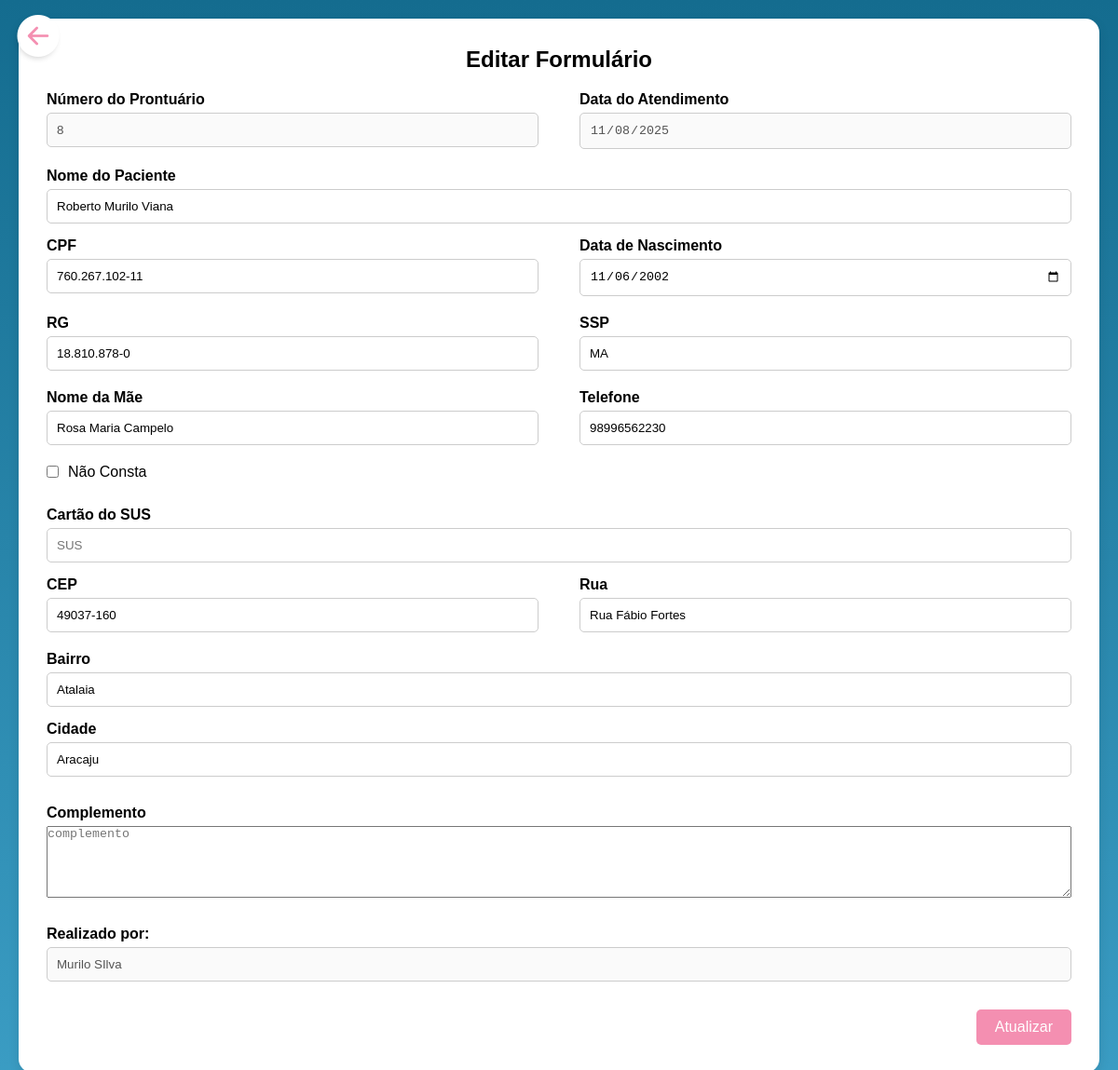
/pages/edit/formularioEdit.php?id=14 (signed in), run on the app's committed database.
### tables this page shows
CREATE TABLE `tbl_prontuario` (
  `id` int(11) NOT NULL,
  `numero_prontuario` int(11) NOT NULL,
  `data_atendimento` date NOT NULL,
  `id_paciente` int(11) NOT NULL,
  `id_user` int(11) NOT NULL,
  `registro` timestamp NOT NULL DEFAULT current_timestamp()
);

CREATE TABLE `tbl_paciente` (
  `id` int(11) NOT NULL,
  `nome` varchar(255) NOT NULL,
  `data_nascimento` date NOT NULL,
  `nome_mae` varchar(255) NOT NULL,
  `mae_nao_consta` tinyint(1) NOT NULL,
  `cpf` varchar(14) NOT NULL,
  `rg` varchar(50) NOT NULL,
  `ssp` varchar(10) NOT NULL,
  `telefone` varchar(50) NOT NULL,
  `cartao_sus` varchar(255) NOT NULL,
  `id_endereco` int(11) NOT NULL,
  `registro` timestamp NOT NULL DEFAULT current_timestamp()
);

CREATE TABLE `tbl_endereco` (
  `id` int(11) NOT NULL,
  `cep` varchar(9) NOT NULL,
  `rua` varchar(255) NOT NULL,
  `bairro` varchar(255) NOT NULL,
  `cidade` varchar(255) NOT NULL,
  `complemento` text NOT NULL
);

CREATE TABLE `tbl_users` (
  `id` int(11) NOT NULL,
  `id_tipo_usuario` int(11) NOT NULL,
  `nome` varchar(255) NOT NULL,
  `matricula` varchar(50) NOT NULL,
  `cpf` varchar(11) NOT NULL,
  `senha` varchar(255) NOT NULL,
  `data_registro` timestamp NOT NULL DEFAULT current_timestamp() ON UPDATE current_timestamp()
);

### pages/edit/formularioEdit.php (the view, shortened to what this page needs)
<?php
    include('../../db/conexao.php');
    $mysqli->set_charset("utf8");
    $id = $_GET['id'] ?? '';
    $id = trim($id);
?>
<!DOCTYPE html>
<html lang="en">
<head>
    <link rel="stylesheet" href="https://cdn.jsdelivr.net/npm/bootstrap-icons@1.10.5/font/bootstrap-icons.css">
    <link rel="stylesheet" href="../../css/formulario.css">
</head>
<body>
    <div class="back-btn">
        <a href="../evolucao/prontuarios.php"><i class="bi bi-arrow-left-circle-fill" id="iconeVoltar"></i></a>
    </div>
    <form method="post" class="container">
        <h2>Editar Formulário</h2>
        <?php
            try {
                $stmt_sql = $mysqli->prepare("SELECT pr.id AS prontuarioId, pr.numero_prontuario, pr.data_atendimento , pa.nome, pa.cpf, pa.data_nascimento,
                pa.rg, pa.ssp, pa.nome_mae, pa.mae_nao_consta,
                pa.telefone, pa.cartao_sus,
                en.id AS enderecoId, en.cep, en.rua, en.bairro, en.cidade, en.complemento, us.nome AS nome_user
                FROM tbl_prontuario pr
                JOIN tbl_paciente pa ON pa.id = pr.id_paciente
                JOIN tbl_endereco en ON en.id = pa.id_endereco
                JOIN tbl_users us ON us.id = pr.id_user
                WHERE pr.id = ?
                LIMIT 1;");
                $stmt_sql->bind_param("i", $id);
                $stmt_sql->execute();
                $result = $stmt_sql->get_result();
                if($result->num_rows == 0) {
                    echo "<p style='text-align:center; color:gray;'>Prontuário não encontrado.</p>";
                } else {
                    while($row = $result->fetch_assoc()) {
                            $numero_prontuario = htmlspecialchars($row['numero_prontuario']);
                            $data_atendimento = htmlspecialchars($row['data_atendimento']);
                            $nome = htmlspecialchars($row['nome']);
                            $cpf = htmlspecialchars($row['cpf']);
                            $data_nascimento = htmlspecialchars($row['data_nascimento']);
                            $rg = htmlspecialchars($row['rg']);
                            $ssp = htmlspecialchars($row['ssp']);
                            $nome_mae = htmlspecialchars($row['nome_mae']);
                            $mae_nao_consta = htmlspecialchars($row['mae_nao_consta']);
                            $telefone = htmlspecialchars($row['telefone']);
                            $cartao_sus = htmlspecialchars($row['cartao_sus']);
                            $cep = htmlspecialchars($row['cep']);
                            $rua = htmlspecialchars($row['rua']);
                            $bairro = htmlspecialchars($row['bairro']);
                            $cidade = htmlspecialchars($row['cidade']);
                            $complemento = htmlspecialchars($row['complemento']);
                            $nome_user = htmlspecialchars($row['nome_user']);
        ?>
        <div class="form-row">
            <div class="form-group">
                <label for="prontuario">Número do Prontuário</label>
                <input type="number" id="numero_prontuario" value="<?php echo $numero_prontuario ?>" name="numero_prontuario" placeholder="Nº Prontuário" disabled>
            </div>
            <div class="form-group">
                <label for="atendimento">Data do Atendimento</label>
                <input type="date" id="data_atendimento" value="<?php echo date("Y-m-d", strtotime($data_atendimento)) ?>" name="data_atendimento" placeholder="Dia / Mês / Ano" disabled>
            </div>
        </div>
        <div class="form-group">
            <label for="nome">Nome do Paciente</label>
            <input type="text" id="nome" value="<?php echo $nome ?>" name="nome" placeholder="Nome" required>
        </div>
        <div class="form-row">
            <div class="form-group">
                <label for="cpf">CPF</label>
                <input type="text" id="cpf" value="<?php echo $cpf ?>" name="cpf" placeholder="CPF" required>
            </div>
            <div class="form-group">
                <label for="nascimento">Data de Nascimento</label>
                <input type="date" id="nascimento" value="<?php echo date('Y-m-d', strtotime($data_nascimento)) ?>" name="data_nascimento" placeholder="Dia / Mês / Ano" required>
            </div>
        </div>
        <div class="form-row">
            <div class="form-group">
                <label for="rg">RG</label>
                <input type="text" id="rg" value="<?php echo $rg ?>" name="rg" placeholder="RG" required>
            </div>
            <div class="form-group">
                <label for="ssp">SSP</label>
                <input type="text" id="ssp" value="<?php echo $ssp ?>" name="ssp" placeholder="SSP" required>
            </div>
        </div>
        <div class="form-row">
            <div class="form-group">
                <label for="nome-mae">Nome da Mãe</label>
                <input type="text" id="nome-mae" value="<?php echo $nome_mae ?>" name="nome_mae" placeholder="Nome da Mãe">
            </div>
            <div class="form-group">
                <label for="telefone">Telefone</label>
                <input type="text" id="telefone" value="<?php echo $telefone ?>" name="telefone" placeholder="Telefone" required>
            </div>
        </div>
        <div class="form-row">
            <div class="checkbox-group">
                <input type="checkbox" id="nao-consta-mae" name="nome_mae_consta"  <?php echo ($mae_nao_consta == 1) ? 'checked': ""; ?>>
                <label for="nao-consta-mae">Não Consta</label>
            </div>
        </div>
        <br>
        <div class="form-group">
            <label for="sus">Cartão do SUS</label>
            <input type="text" id="sus" value="<?php echo $cartao_sus ?>" name="cartao_sus" placeholder="SUS">
        </div>
        <div class="form-row">
            <div class="form-group">
                <label for="cep">CEP</label>
                <input type="text" id="cep" value="<?php echo $cep ?>" name="cep" placeholder="cep" required>
            </div>
            <div class="form-group">
                <label for="rua">Rua</label>
                <input type="text" id="rua" value="<?php echo $rua ?>" name="rua" placeholder="Rua" required>
            </div>
        </div>
        <div class="form-group">
            <div class="form-group">
                <label for="rua">Bairro</label>
                <input type="text" id="bairro" value="<?php echo $bairro ?>" name="bairro" placeholder="bairro" required>
            </div>
            <div class="form-group">
                <label for="cidade">Cidade</label>
                <input type="text" id="cidade" value="<?php echo $cidade ?>" name="cidade" placeholder="Cidade" required>
            </div>
        </div>
        <div class="form-group">
            <div class="form-group">
                <label for="cidade">Complemento</label>
                <textarea rows="5" cols="30" id="complemento" name="complemento" placeholder="complemento"><?php echo htmlspecialchars($complemento) ?></textarea>
            </div>
        </div>
        <div class="form-group">
            <div class="form-group">
                <label for="nome_user">Realizado por:</label>
                <input type="text" id="nome-user" value="<?php echo $nome_user ?>" name="nome_user" placeholder="<?php echo $nome_user ?>" disabled>
            </div>
        </div>
        <?php
                    }
                }
            } catch(Exception $e) {
                echo "<p style='color:red; text-align:center;'>Erro ao buscar formulário.</p>";
                error_log("Error ao bsucar formulário. " . $e->getMessage());
            }
        ?>
        <div class="submit-btn">
            <button type="submit" name="atualizar">Atualizar</button>
        </div>
    </form>
</body>
</html>

### css/formulario.css (style rules this page uses)
* { margin: 0; padding: 0; box-sizing: border-box; }
body { font-family: Arial, sans-serif; display: flex; justify-content: center; align-items: flex-start; padding: 20px; min-height: 100vh; }
.container { background-color: #fff; padding: 30px; border-radius: 15px; box-shadow: 0 4px 12px rgba(0, 0, 0, 0.1); max-width: 1200px; width: 100%; }
.container h2 { text-align: center; margin-bottom: 20px; }
.form-group { display: flex; flex-direction: column; margin-bottom: 15px; width: 100%; }
.form-group label { font-weight: bold; margin-bottom: 5px; }
.form-group input { padding: 10px; border: 1px solid #ccc; border-radius: 5px; width: 100%; }
.form-row { display: flex; flex-wrap: wrap; justify-content: space-between; }
.form-row .form-group { flex: 0 0 48%; margin-bottom: 20px; }
.checkbox-group { display: flex; align-items: center; margin-bottom: 10px; }
.checkbox-group input[type="checkbox"] { margin-right: 10px; }
.submit-btn { display: flex; justify-content: flex-end; }
.submit-btn button { padding: 10px 20px; background-color: #f48fb1; border: none; border-radius: 5px; color: white; cursor: pointer; font-size: 16px; }
.back-btn { position: fixed; top: 20px; left: 20px; background-color: #f48fb1; color: white; border: none; border-radius: 50%; width: 40px; height: 40px; display: flex; justify-content: center; align-items: center; font-size: 18px; cursor: pointer; box-shadow: 0 2px 6px rgba(0, 0, 0, 0.2); }
#iconeVoltar { color: white; font-size: 250%; margin-left: 2%; cursor: pointer; }

### pages/edit/formularioEdit.php (style rules this page uses)
body { background: #146c8f; background: linear-gradient(180deg,rgba(20, 108, 143, 1) 0%, rgba(59, 157, 196, 1) 100%); }

### data on the page
tbl_prontuario: numero_prontuario "8", data_atendimento "11/08/2025", nome "Roberto Murilo Viana", cpf "760.267.102-11", data_nascimento "11/06/2002", rg "18.810.878-0", ssp "MA", nome_mae "Rosa Maria Campelo", telefone "98996562230", cep "49037-160", rua "Rua Fábio Fortes", bairro "Atalaia", cidade "Aracaju", nome_user "Murilo SIlva"
